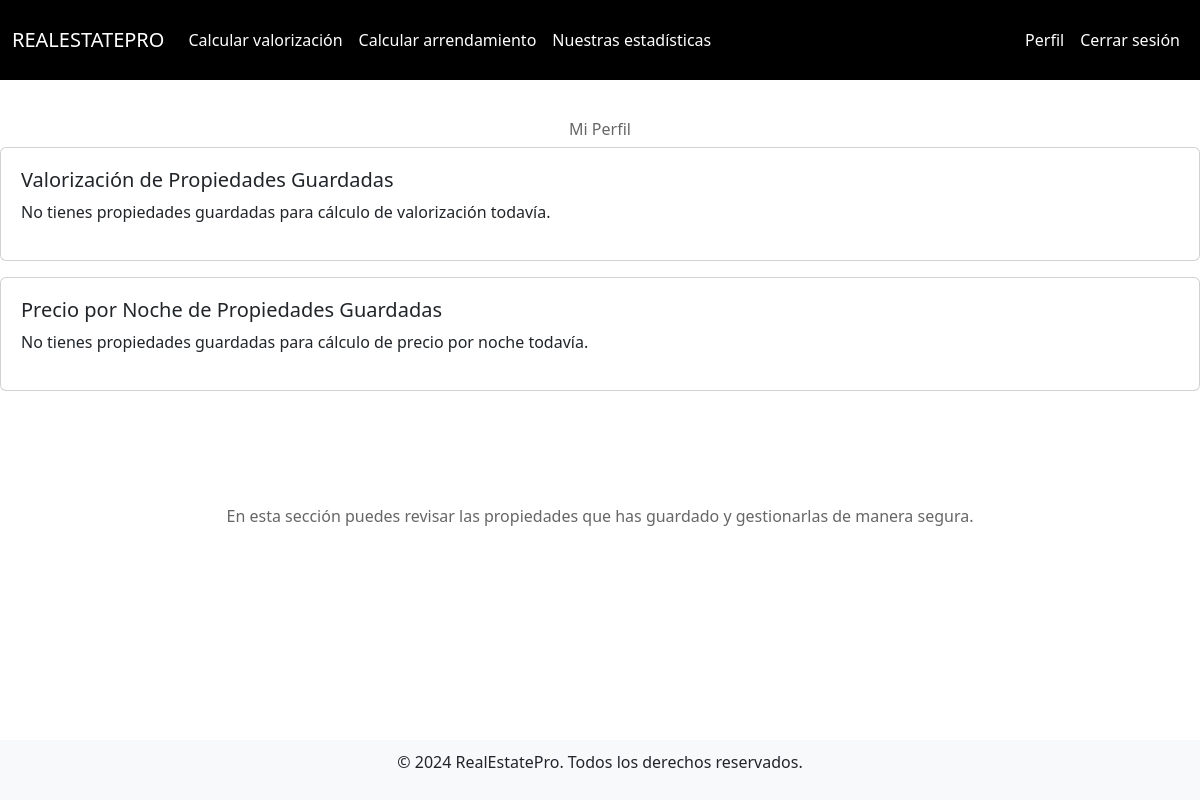
/users/profile/ (signed in), run on an earlier commit of the app's database.
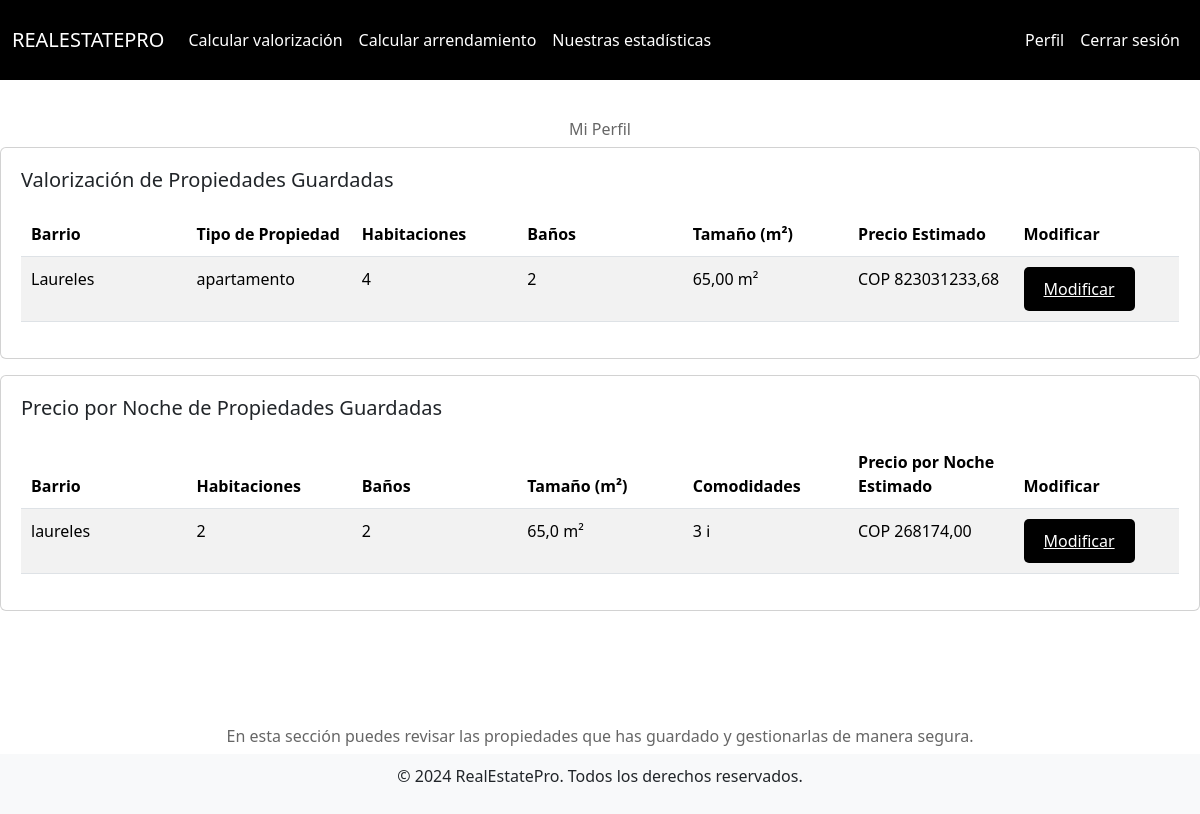
And on a later commit of the database.
### valorizacion/models.py (models this page shows, shortened)
class Property(models.Model):
    user = models.ForeignKey(User, on_delete=models.CASCADE)  # Relates the property to the user
    neighbourhood = models.CharField(max_length=100)
    direccion = models.CharField(max_length=255)
    type = models.CharField(max_length=50)
    num_rooms = models.IntegerField()
    num_banos = models.IntegerField()
    size = models.DecimalField(max_digits=10, decimal_places=2)
    price_administration = models.DecimalField(max_digits=10, decimal_places=2, null=True, blank=True)
    age = models.IntegerField()
    garajes = models.IntegerField()
    stratum = models.IntegerField()
    estimated_price = models.DecimalField(max_digits=12, decimal_places=2, null=True, blank=True)

### arrendamiento/models.py (models this page shows, shortened)
class RentalProperty(models.Model):
    user = models.ForeignKey(User, on_delete=models.CASCADE)
    neighbourhood = models.CharField(max_length=255)
    type = models.CharField(max_length=255)
    num_rooms = models.IntegerField()
    num_banos = models.IntegerField()
    size = models.FloatField()
    age = models.IntegerField()
    wifi = models.BooleanField(default=False)
    air_conditioner = models.BooleanField(default=False)
    balcony = models.BooleanField(default=False)
    terrace = models.BooleanField(default=False)
    garden = models.BooleanField(default=False)
    pool = models.BooleanField(default=False)
    heater = models.BooleanField(default=False)
    washing_machine = models.BooleanField(default=False)
    dryer = models.BooleanField(default=False)
    chimney = models.BooleanField(default=False)
    jacuzzi = models.BooleanField(default=False)
    sauna = models.BooleanField(default=False)
    board_games = models.BooleanField(default=False)
    parking = models.BooleanField(default=False)
    price_per_night = models.DecimalField(max_digits=10, decimal_places=2)

### users/views.py (the view)
# urls.py: path('profile/', views.profile_view, name='profile'),
def profile_view(request):
    properties = Property.objects.filter(user=request.user)
    rental_properties = RentalProperty.objects.filter(user=request.user)
    for rental_property in rental_properties:
        rental_property.amenities_count = sum([
            rental_property.wifi,
            rental_property.air_conditioner,
            rental_property.balcony,
            rental_property.terrace,
            rental_property.garden,
            rental_property.pool,
            rental_property.heater,
            rental_property.washing_machine,
            rental_property.dryer,
            rental_property.chimney,
            rental_property.jacuzzi,
            rental_property.sauna,
            rental_property.board_games,
            rental_property.parking
        ])
    return render(request, "profile.html", {
        "properties": properties,
        'rental_properties': rental_properties
                                            })

### users/templates/profile.html (shortened to what this page needs)
{% extends 'layout.html' %}
{% load static %}
{% block content %}
{% block extra_css %}
<link rel="stylesheet" href="{% static 'styles/profile.css' %}">
{% endblock extra_css %}
<div class="content">
    <h3 class="profile_message">Mi Perfil</h3>
    <div class="mb-3 card">
        <div class="card-body">
            <h5>Valorización de Propiedades Guardadas</h5>
            {% if properties %}
                <table class="table table-striped">
                    <thead>
                        <tr>
                            <th>Barrio</th>
                            <th>Tipo de Propiedad</th>
                            <th>Habitaciones</th>
                            <th>Baños</th>
                            <th>Tamaño (m²)</th>
                            <th>Precio Estimado</th>
                            <th>Modificar </th>
                        </tr>
                    </thead>
                    <tbody>
                        {% for property in properties %}
                        <tr>
                            <td>{{ property.neighbourhood }}</td>
                            <td>{{ property.type }}</td>
                            <td>{{ property.num_rooms }}</td>
                            <td>{{ property.num_banos }}</td>
                            <td>{{ property.size }} m²</td>
                            <td>COP {{ property.estimated_price }}</td>
                            <td>
                                <a href="{% url 'edit_property' property.id %}" class="modify-btn">Modificar</a>
                            </td>
                        </tr>
                        {% endfor %}
                    </tbody>
                </table>
            {% else %}
                <p>No tienes propiedades guardadas para cálculo de valorización todavía.</p>
            {% endif %}
        </div>
    </div>
    <div class="mb-3 card">
        <div class="card-body">
            <h5>Precio por Noche de Propiedades Guardadas</h5>
            {% if rental_properties %}
                <table class="table table-striped">
                    <thead>
                        <tr>
                            <th>Barrio</th>
                            <th>Habitaciones</th>
                            <th>Baños</th>
                            <th>Tamaño (m²)</th>
                            <th>Comodidades</th>
                            <th>Precio por Noche Estimado</th>
                            <th>Modificar</th>
                        </tr>
                    </thead>
                    <tbody>
                        {% for rental_property in rental_properties %}
                        <tr>
                            <td>{{ rental_property.neighbourhood }}</td>
                            <td>{{ rental_property.num_rooms }}</td>
                            <td>{{ rental_property.num_banos }}</td>
                            <td>{{ rental_property.size }} m²</td>
                            <td>
                                {{ rental_property.amenities_count }}
                                <span class="tooltip-icon"> ℹ
                                </span>
                            </td>
                            <td>COP {{ rental_property.price_per_night }}</td>
                            <td>
                                <a href="{% url 'edit_rental_property' rental_property.id %}" class="modify-btn">Modificar</a>
                            </td>
                        </tr>
                        {% endfor %}
                    </tbody>
                </table>
            {% else %}
                <p>No tienes propiedades guardadas para cálculo de precio por noche todavía.</p>
            {% endif %}
        </div>
    </div>
</div>
<h6 class="profile_message">En esta sección puedes revisar las propiedades que has guardado y gestionarlas de manera segura.</h6>
{% endblock %}

What changed in the data, as far as the page shows it:
added Property: neighbourhood "Laureles", type "apartamento", num_rooms "4", num_banos "2", size "65,00", estimated_price "823031233,68"
added RentalProperty: neighbourhood "laureles", num_rooms "2", num_banos "2", size "65,0", amenities_count "3", price_per_night "268174,00"
Also different on the page:
text no longer shown: "No tienes propiedades guardadas para cálculo de valorización todavía. No tienes propiedades guardadas para cálculo de precio por noche todavía."
text now shown: "Barrio Tipo de Propiedad Habitaciones Baños Tamaño (m²) Precio Estimado Modificar Barrio Habitaciones Baños Tamaño (m²) Comodidades Precio por Noche Estimado Modificar"
